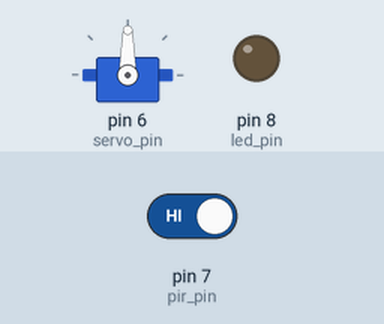
A sketch run on a simulated Arduino Uno, built with avr-gcc and run on an emulated ATmega328P. Shown: servo, output pins drawn as LEDs (lit = HIGH). The test bench sets the inputs (shaded band); at power-on: pin 7 (pir_pin) HIGH.

Above: at 1.2 s.
1.3 s: pin 7 (pir_pin) driven LOW
At 1.7 s:
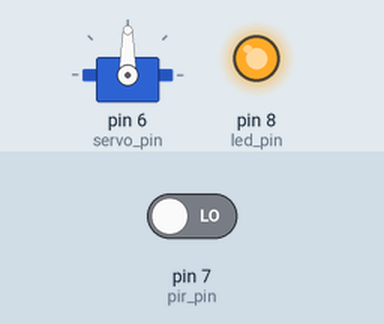
Timing chart, 0 to 10.3 s (numbered marks = the images above; inputs shaded):
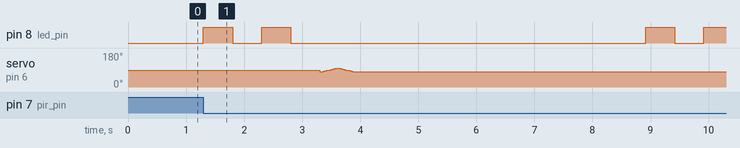

The sketch:

PIR_Camera1.ino
```cpp
#include <Servo.h>

Servo Servo1;

const int led_pin = 8;
const int pir_pin = 7;
const int servo_pin = 6;

int pir_value;

void setup() {
  Serial.begin(9600);
  pinMode(led_pin, OUTPUT);
  pinMode(pir_pin, INPUT);
  Servo1.attach(servo_pin);
}

void loop() {

  pir_value = digitalRead(pir_pin);

  // check if motion was detected
  if (pir_value == LOW) {
    blink_LED();
    move_servo();
    delay(5000);
  }

}

void blink_LED() {
  digitalWrite(led_pin, HIGH);
  delay(500);
  digitalWrite(led_pin, LOW);
  delay(500);
  digitalWrite(led_pin, HIGH);
  delay(500);
  digitalWrite(led_pin, LOW);
  delay(500);
}

void move_servo() {

  int pos = 0;

  for(pos = 80; pos < 100; pos += 1)  // goes from 0 degrees to 180 degrees
  {                                  // in steps of 1 degree
    Servo1.write(pos);              // tell servo to go to position in variable 'pos'
    delay(15);                       // waits 15ms for the servo to reach the position
  }
  for(pos = 100; pos>=80; pos-=1)     // goes from 180 degrees to 0 degrees
  {
    Servo1.write(pos);              // tell servo to go to position in variable 'pos'
    delay(15);                       // waits 15ms for the servo to reach the position
  }

}
```

Measured:
- after the input at 1.3 s, pin 8 (led_pin): goes HIGH 0.50 s, LOW 0.50 s, HIGH 0.50 s, LOW 6.1 s, HIGH 0.50 s, LOW 0.50 s, then HIGH, starting at once
